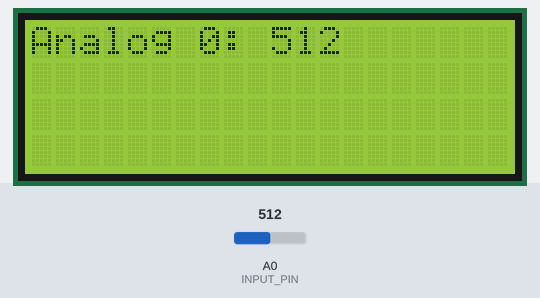
Recording of a sketch running on a simulated Arduino Uno, built with avr-gcc and run on an emulated ATmega328P. Shown: 20×4 character LCD. The inputs (shaded band) are chosen by the test bench; at power-on: A0 (INPUT_PIN) = 512.

Above: at 1.2 s.
1.3 s: A0 (INPUT_PIN) set to 716
At 2.8 s:
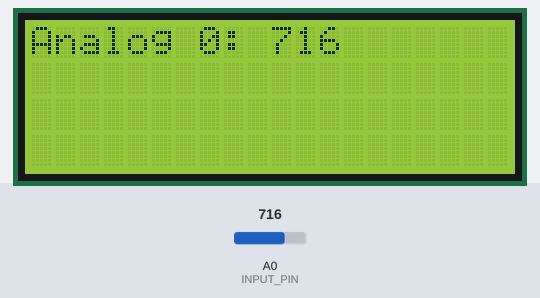
5.4 s: A0 (INPUT_PIN) set to 900
At 6.8 s:
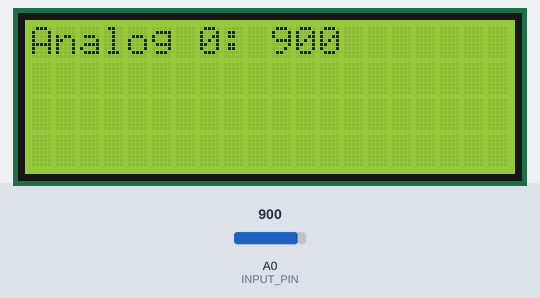
8.5 s: A0 (INPUT_PIN) set to 1023
At 9.5 s:
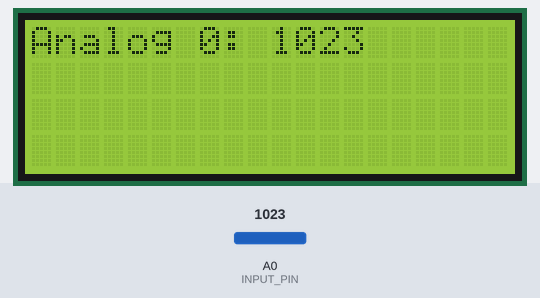
Timing chart, 0 to 11.5 s (numbered marks = the images above; inputs shaded):
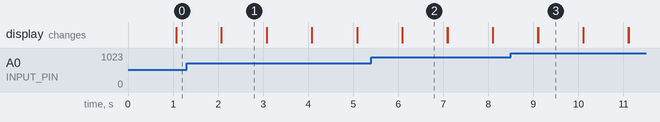

The sketch:

ex01-A2.ino
```cpp
// Include LCD functions:
#include <LiquidCrystal.h>

// LCD Connection
#define R_S 8
#define E   9
#define DB4 10
#define DB5 11
#define DB6 12
#define DB7 13

// LCD Defines
#define NUM_CHAR 20
#define NUM_LINES 4

#define INPUT_PIN A0

// Global variables
// Define the LCD screen
LiquidCrystal lcd(R_S, E, DB4, DB5, DB6, DB7);

void setup() {
  // LCD has 4 lines with 20 chars
  lcd.begin(NUM_CHAR, NUM_LINES);
}


void loop() {
  // Set cursor to arbitrary position
  int a0_value = analogRead(INPUT_PIN);

  lcd.setCursor(0, 0);

  // Print statements
  lcd.print("Analog 0: " + String(a0_value));

  // Prevent display flickering for too fast updates
  delay(1000);
  // Clear the display.
  lcd.clear();
  // NOTE: If you update only parts of the screen, don't use lcd.clear.
  // Set the cursor to the line and column to be updated and override existing chars.
}
```

Measured:
- after the input at 1.3 s, the display: first differs from a run without the input after 0.77 s (image 1)
- after the input at 5.4 s, the display: first differs from a run without the input after 0.69 s (image 2)
- after the input at 8.5 s, the display: first differs from a run without the input after 0.60 s (image 3)
- what the display in image 1 shows lasts 1.0 s, from 2.1 s to 3.1 s
